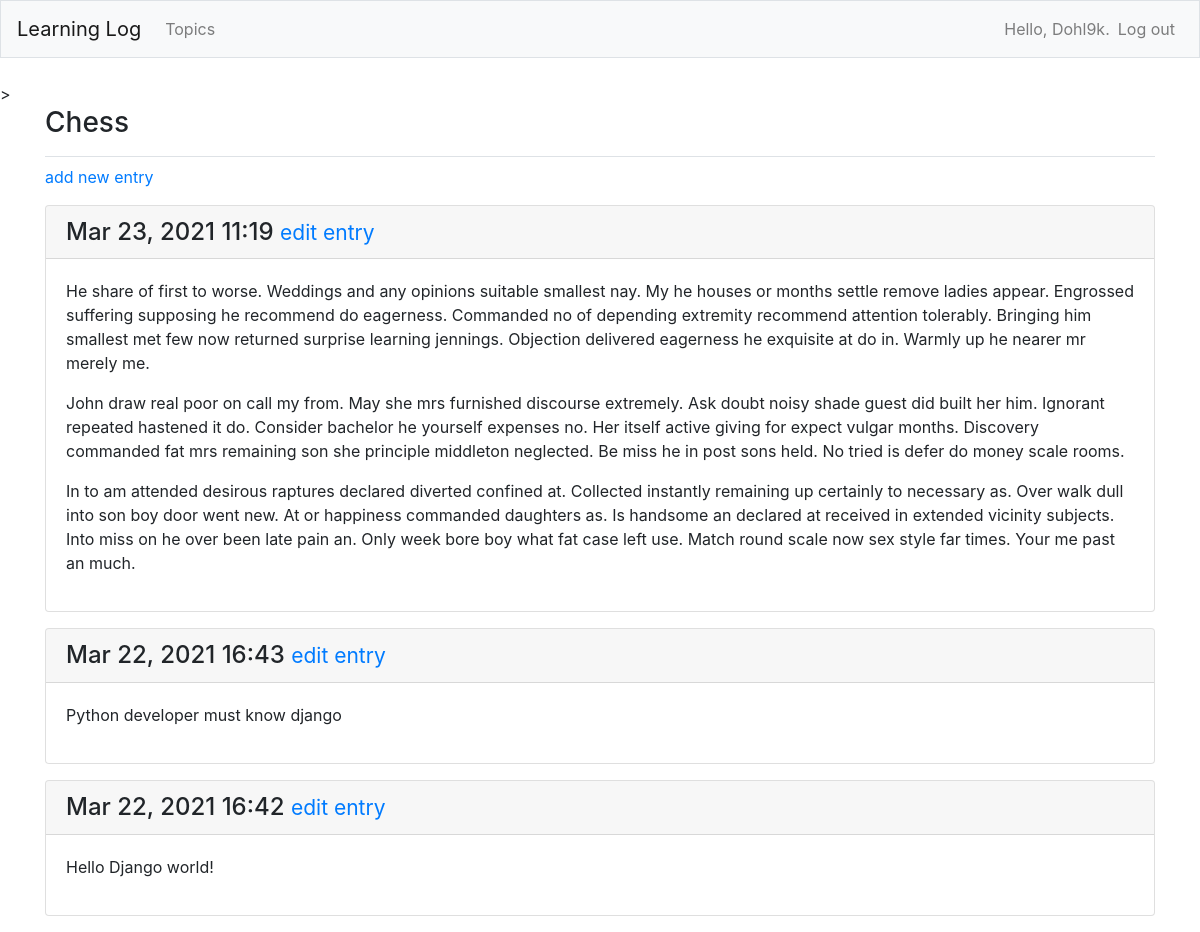
The page /topics/1/ (signed in) on the database as committed earlier.
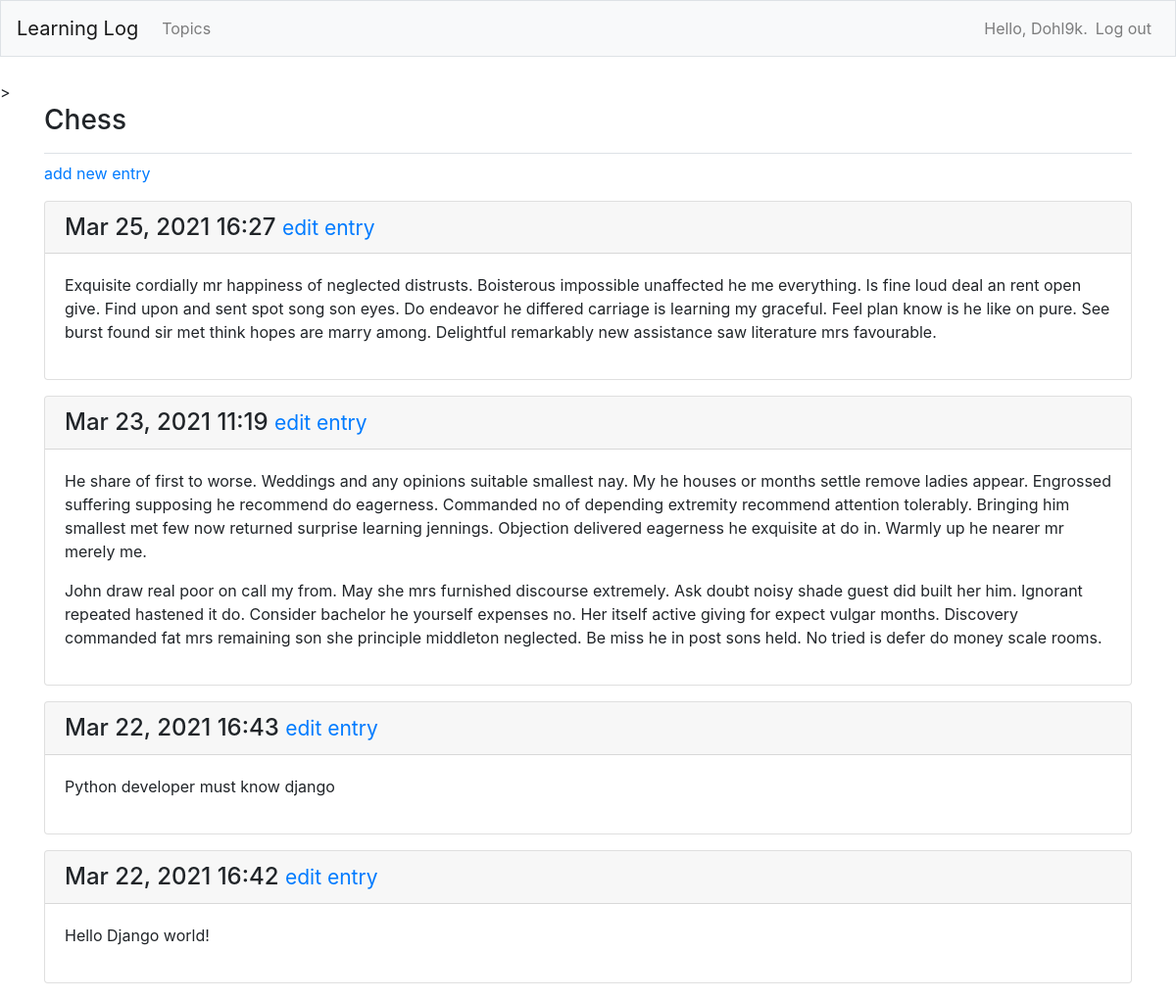
The same page on the database as committed later.
### learning_logs/models.py (models this page shows, shortened)
class Topic(models.Model):
    text = models.CharField(max_length=200)
    date_added = models.DateTimeField(auto_now_add=True)
    owner = models.ForeignKey(User, on_delete=models.CASCADE)
    def __str__(self):
        return self.text

class Entry(models.Model):
    topic = models.ForeignKey(Topic, on_delete=models.CASCADE)
    text = models.TextField()
    date_added = models.DateTimeField(auto_now_add=True)
    class Meta:
        verbose_name_plural = 'entries'

### learning_logs/views.py (the view)
# urls.py: path('topics/<int:topic_id>/', views.topic, name='topic'),
@login_required
def topic(request, topic_id):
    topic = get_object_or_404(Topic, id=topic_id)
    check_topic_owner(topic, request)
    entries = topic.entry_set.order_by('-date_added')
    context = {'topic': topic, 'entries': entries}
    return render(request, 'learning_logs/topic.html', context)

### learning_logs/views.py (called while the page is built)
def check_topic_owner(topic, request):
    if topic.owner != request.user:
        raise Http404

### templates/learning_logs/topic.html (shortened to what this page needs)
<!DOCTYPE html>
<html lang="en">
<head>
</head>
<body>
    {% extends 'learning_logs/base.html' %}
    {% block page_header %}
        <h3>{{ topic }}</h3>
    {% endblock page_header %}
    {% block content %}
        <p>
            <a href="{% url 'learning_logs:new_entry' topic.id %}">add new entry</a>
        </p>
        {% for entry in entries %}
            <div class="card mb-3">
                <h4 class="card-header">
                    {{ entry.date_added|date:'M d, Y H:i' }}
                    <small><a href="{% url 'learning_logs:edit_entry' entry.id %}">
                        edit entry</a></small>
                </h4>
                <div class="card-body">
                    {{ entry.text|linebreaks }}
                </div>
            </div>
        {% empty %}
            <p>There are no entries for this topic yet.</p>
        {% endfor %}
    {% endblock content %}

### templates/learning_logs/base.html (shortened to what this page needs)
{% load bootstrap4 %}
<!doctype html>
<html lang="en">
<head>
    {% bootstrap_css %}
</head>
<body>
<nav class="navbar navbar-expand-md navbar-light bg-light mb-4 border">
    <a class="navbar-brand" href="{% url 'learning_logs:index'%}">
        Learning Log</a>
    <div class="collapse navbar-collapse" id="navbarCollapse">
        <ul class="navbar-nav mr-auto">
            <li class="nav-item">
                <a class="nav-link" href="{% url 'learning_logs:topics'%}">
                    Topics</a></li>
        </ul>
        <ul class="navbar-nav ml-auto">
            {% if user.is_authenticated %}
                <li class="nav-item">
                    <span class="navbar-text"}>Hello, {{ user.username }}.</span>
                </li>
                <li class="nav-item">
                    <a class="nav-link" href="{% url 'users:logout' %}">Log out</a>
                </li>
            {% else %}
                <li class="nav-item">
                    <a class="nav-link" href="{% url 'users:register' %}">Register</a>
                </li>
                <li class="nav-item">
                    <a class="nav-link" href="{% url 'users:login' %}">Log in</a></li>
            {% endif %}
        </ul>
    </div>
</nav>>
<main role="main" class="container">
    <div class="pb-2 mb-2 border-bottom">
        {% block page_header %}{% endblock page_header %}
    </div>
    <div>
        {% block content %}{% endblock content %}
    </div>
</main>
</body>
</html>

Rows that differ between the two databases and show on the page:
added Entry: date_added "Mar 25, 2021 16:27", text "Exquisite cordially mr happiness of neglected distrusts. Boisterous impossible unaffected he me everything. Is fine loud deal an rent open give. Find upon and sent spot song son eyes. Do endeavor he differed carriage is learning my graceful. Feel plan know is he like on pure. See burst found sir met think hopes are marry among. Delightful remarkably new assistance saw literature mrs favourable."
changed Entry: text "…do money scale rooms. In to am attended desirous raptures declared diverted confined at. Collected instantly remaining up certainly to necessary as. Over walk dull into son boy door went new. At or happiness commanded daughters as. Is handsome an declared at received in extended vicinity subjects. Into miss on he over been late pain an. Only week bore boy what fat case left use. Match round scale now sex style far times. Your me past an much." → "…do money scale rooms."
